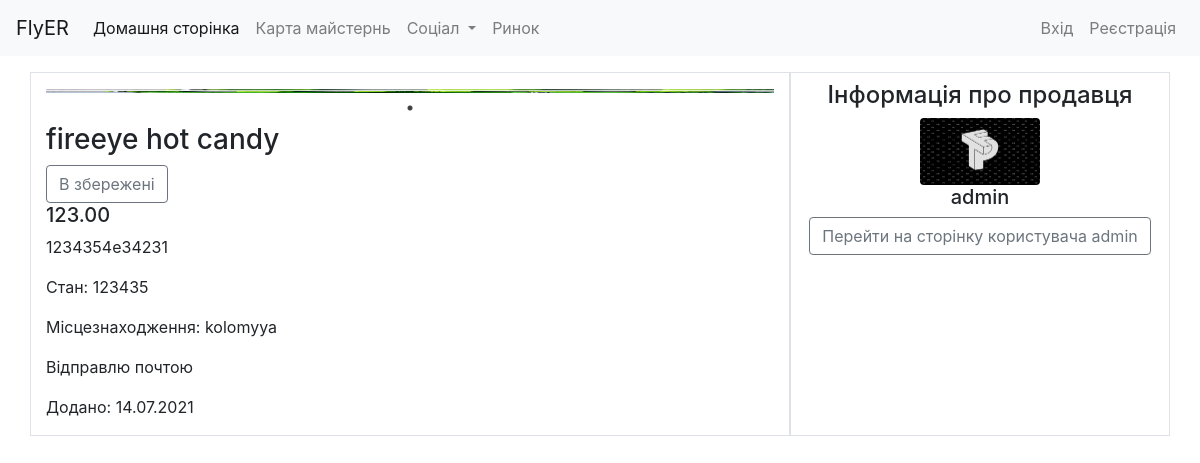
/products/komplektuyuchi/fireeye-hot-candy/, run on the app's committed database.
### products/models.py (models this page shows, shortened)
class ProductImage(models.Model):
    image = models.ImageField(upload_to = 'images/%Y/%m/%d/%H/%M/%S/',)
    product = models.ForeignKey('Product',on_delete=models.CASCADE,related_name='odd_images')

class Product(models.Model):
    author      = models.ForeignKey(settings.AUTH_USER_MODEL,on_delete=models.CASCADE)
    title       = models.CharField(max_length=60)
    slug        = models.SlugField(unique=True)
    category    = models.ForeignKey('Category',related_name="products",on_delete=models.CASCADE)
    description = models.TextField(blank=True, null=True)
    summary     = models.TextField()
    features    = models.BooleanField(default=False)
    price       = models.DecimalField(decimal_places=2,max_digits=10000)
    publish     = models.DateTimeField(auto_now=False,auto_now_add=True,)
    city        = models.CharField(max_length=30)
    views       = models.IntegerField(default=0)
    users_like  = models.ManyToManyField(settings.AUTH_USER_MODEL,related_name='likes',blank=True)

### users/models.py (models this page shows, shortened)
class Profile(models.Model):
	user = models.OneToOneField(User, on_delete=models.CASCADE)
	image = models.ImageField(default='default-user-image.png', upload_to='profile_pics')
	about_me = models.CharField(max_length=150, blank=True, null=True)
	instagram = models.CharField(max_length=25, blank=True, null=True)
	youtube = models.CharField(max_length=25, blank=True, null=True)
	twitter = models.CharField(max_length=25, blank=True, null=True)

### products/views.py (the view)
# urls.py: path('<category_slug>/<prodcut_slug>/', product_detail_view.as_view(), name='product-detail'),
class product_detail_view(DetailView):
    def get(self, request, *args, **kwargs):
	    object = get_object_or_404(Product, slug=kwargs['prodcut_slug'])
	    comments = object.comments.filter(active=True)
	    new_comment = None
	    if request.method == 'POST':
	        comment_form = CommentForm(data=request.POST)
	        if comment_form.is_valid():
	            new_comment = comment_form.save(commit=False)
	            new_comment.product = object
	            new_comment.save()
	    else:
	        comment_form = CommentForm()
	    context = {
	    'object': object,
	    'comments': comments,
	    'comment_form': comment_form,
	    }
	    return render(request, 'products/product_detail.html', context)

### products/templates/products/product_detail.html (shortened to what this page needs)
{% extends 'base.html' %}
{% load static %}
{% load crispy_forms_tags %}
{% block content %}
<link rel="stylesheet" href="https://cdnjs.cloudflare.com/ajax/libs/slick-carousel/1.9.0/slick-theme.min.css" />
<link rel="stylesheet" href="https://cdnjs.cloudflare.com/ajax/libs/slick-carousel/1.9.0/slick.css" />
<body>
<div class="container">
	<div class="row">
		<div class='col-12 col-md-8 border mt-3 mb-3'>
			<div class='img-block mt-3'>
				<div class="slick">
					{% for image in object.odd_images.all %}
					<div class="slides-images w-100" style="background-image: url({{image.image.url}}); "></div>
					{% endfor %}
				</div>
				<div class="slider-nav">
					{% for image in object.odd_images.all %}
					<div class="slides-help-images w-100" style="background-image: url({{image.image.url}}); "></div>
					{% endfor %}
				</div>
			</div>
			<div>
				<h3 id='item-title-main'>{{ object.title }}</h3>
				{% if request.user in object.users_like.all %}
				<a class='btn btn-secondary' href="{% url 'products:like-toggle' object.category.slug object.slug  %}">Вилучити із збережених</a>
				{% else %}
				<a class='btn btn-outline-secondary' href="{% url 'products:like-toggle' object.category.slug object.slug  %}">В збережені</a>
				{% endif %}
				<h5>{{ object.price }}</h5>
				<p>{{ object.description }}</p>
				<p>Стан: {{ object.summary }}</p>
				<p>Місцезнаходження: {{ object.city }}</p>
				<p>
					{% if object.features == True %}
						Відправлю почтою
					{% else %}
						Тільки на місці
					{% endif %}
				</p>
				<p>Додано: {{ object.publish|date:'j.m.Y'}}</p>
			</div>
		</div>
		<div class="col-12 col-md-4 border mt-3 mb-3 text-center">
			<h4 class='mt-2'>Інформація про продавця</h4>
			<img src="{{ object.author.profile.image.url }}" class="rounded" alt="..." width='120px'>
			<h5>{{ object.author.username }}</h5>
			<p><a class='btn btn-outline-secondary' href={% url 'users:user-profile' object.author.username %}>Перейти на сторінку користувача {{ object.author.username }}</a></p>
		</div>
	</div>
</div>
</body>
{% endblock %}

### static/styles/style.css (style rules this page uses)
.slides-images { height: 500px; background-repeat: no-repeat; background-position: center center; background-size: cover; }
.slides-help-images { height: 100px; background-repeat: no-repeat; background-position: center center; background-size: cover; }

### data on the page
ProductImage: image (picture)
ProductImage: image (picture)
Product: title "fireeye hot candy", price "123.00", description "1234354е34231", summary "123435", city "kolomyya", publish "14.07.2021", author.profile.image (picture), author.username "admin"
